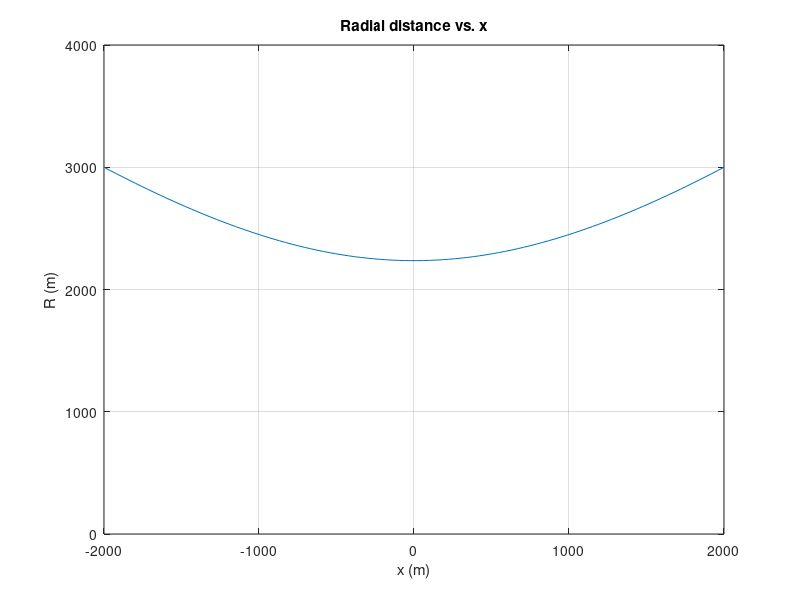
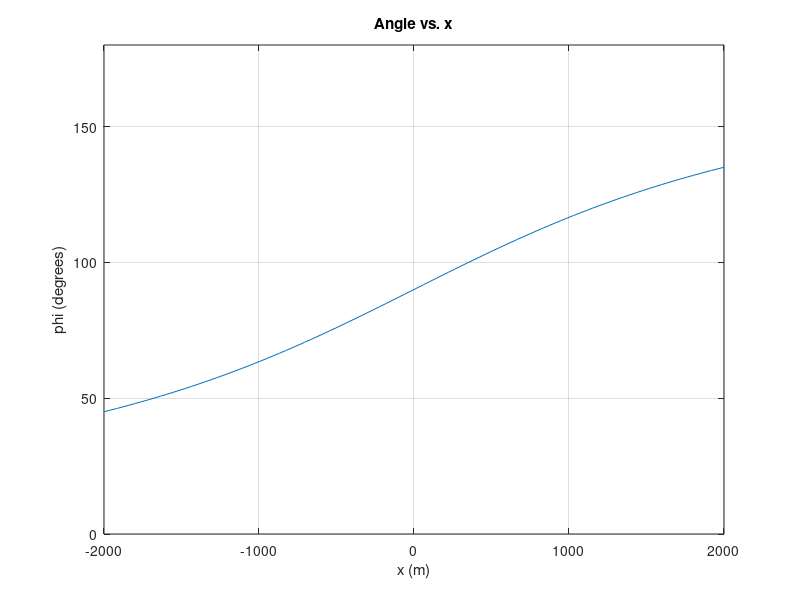
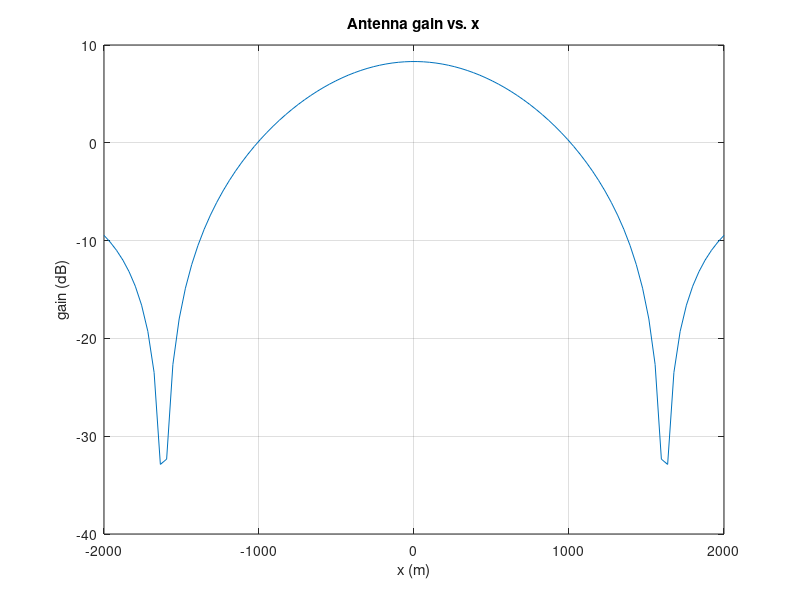
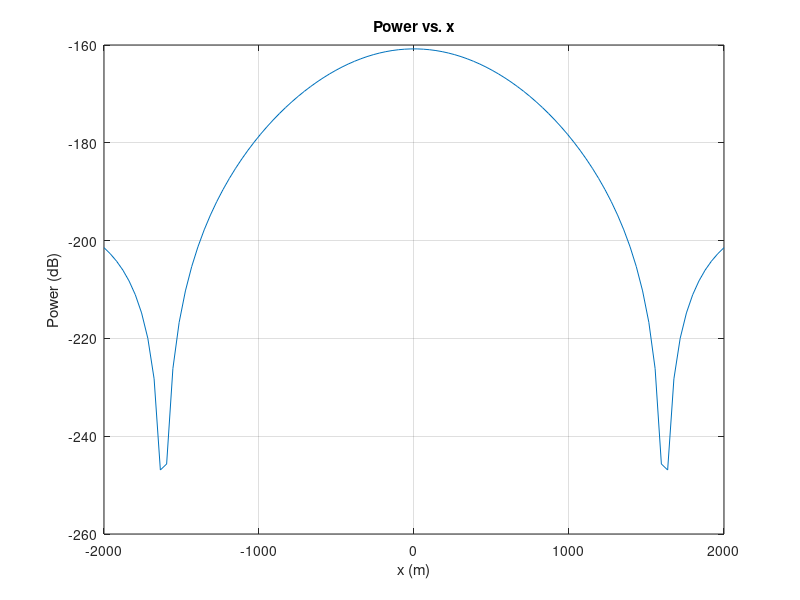

Write MATLAB code to recreate these figures, in order.
% EECS725 Homework 1

clear;
close all;
hold off;

% Universal constants
c = 3e8; % m/s

% Problem constraints
f = 1e9; % hz
l_x = 50 / 100; % m
l_y = 10 / 100; % m
v_x = 90; % m/s
h = 1000; % m
offset = -2000; % m
rcs = 1; % m^2

x = linspace(-2000,2000,100); % m

%% Problem 1
R = sqrt(h^2 + offset^2 + x.^2); % m

figure(1);
plot(x,R);
grid on;
axis([-2000 2000 0 4000]);
title('Radial distance vs. x');
xlabel('x (m)');
ylabel('R (m)');

%% Problem 2
phi = atan2(2000,-x); % radians

figure(2);
plot(x,phi*180/pi);
grid on;
axis([-2000 2000 0 180]);
title('Angle vs. x');
xlabel('x (m)');
ylabel('phi (degrees)');

%% Problem 3
theta = (45*pi/180) + atan2(-h,-offset); % radians
theta = theta * ones(size(x)); % vectorize

phi = phi - pi/2; % rotate phi 90 degrees to align to antenna vector
lambda = c/f; % m
beta_xz = lambda / l_x; % radians
beta_yz = lambda / l_y; % radians
beta_phi = beta_xz;
beta_theta = beta_yz;
Aeff = l_x * l_y; % m^2
Go = ((4*pi)/(lambda^2))*Aeff;
%G = Go * (sin(2.773.*theta/beta_theta)./(2.773.*theta/beta_theta)).^2 ...
%       .* (sin(2.773.*phi/beta_phi)./(2.773.*phi/beta_phi)).^2;
G = zeros(1,length(x));
for i=1:length(x)
    G(i) = Go * (sin(2.773*theta(i)/beta_theta)/(2.773*theta(i)/beta_theta))^2 ...
              * (sin(2.773*phi(i)/beta_phi)/(2.773*phi(i)/beta_phi))^2;
end

figure(3);
plot(x,10*log10(G));
grid on;
title('Antenna gain vs. x');
xlabel('x (m)');
ylabel('gain (dB)');

%% Problem 4
PrPt = (G.^2)*(lambda^2)*rcs ./ ( (4*pi)^3 * R.^4 );

figure(4);
plot(x,10*log10(PrPt));
grid on;
title('Power vs. x');
xlabel('x (m)');
ylabel('Power (dB)');

%% Problem 5
% Compute radial velocity
v_r = v_x * x./R; % m/s

% Compute Doppler shift
f_d = f * -v_r/c;

figure(5)
plot(x,f_d);
grid on;
title('Doppler shift vs. x');
xlabel('x (m)');
ylabel('Doppler shift (hz)');
